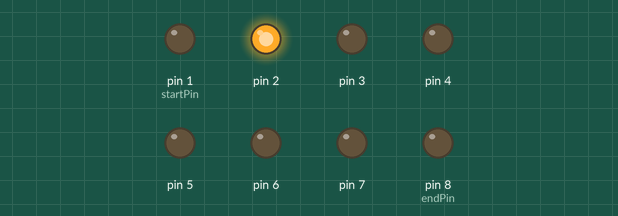
This sketch was run on a simulated Arduino Uno, built with avr-gcc and run on an emulated ATmega328P. On the bench: output pins drawn as LEDs (lit = HIGH).

Above: at 0.05 s.
At 0.35 s:
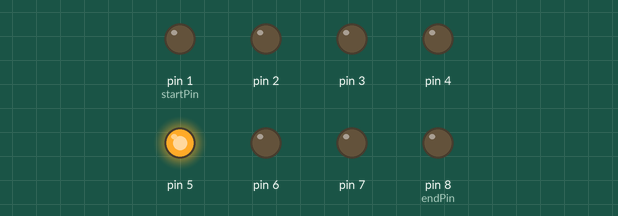
At 0.7 s:
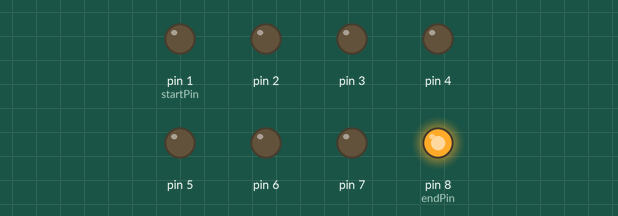
At 1.25 s:
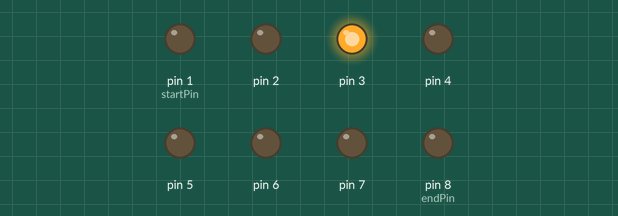
At 1.85 s:
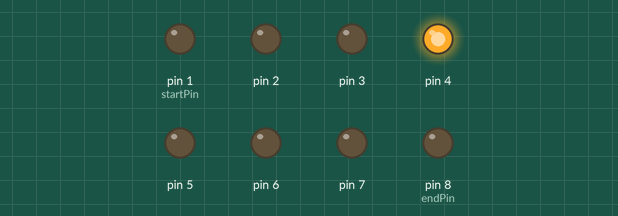
At 3.1 s:
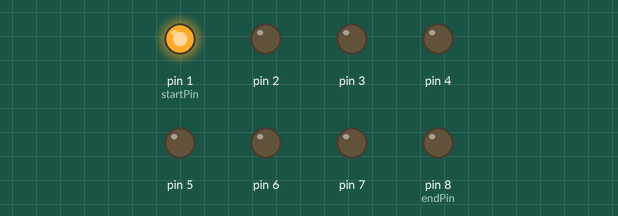
Timing chart, 0 to 3.7 s (numbered marks = the images above):
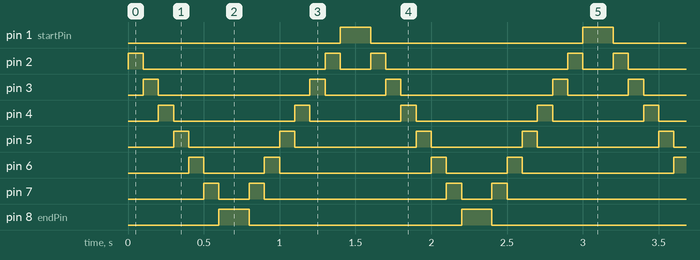

Measured:
- by itself, pin 1 (startPin), pin 8 (endPin): alternates HIGH for 0.20 s and LOW for 1.4 s
- by itself, pin 2: repeats every 1.6 s: LOW 1.2 s, HIGH 0.10 s, LOW 0.20 s, HIGH 0.10 s
- by itself, pin 3: repeats every 1.6 s: LOW 1.0 s, HIGH 0.10 s, LOW 0.40 s, HIGH 0.10 s
- by itself, pin 4: repeats every 1.6 s: LOW 0.80 s, HIGH 0.10 s, LOW 0.60 s, HIGH 0.10 s
- by itself, pin 5: repeats every 1.6 s: LOW 0.60 s, HIGH 0.10 s, LOW 0.80 s, HIGH 0.10 s
- by itself, pin 6: repeats every 1.6 s: LOW 0.40 s, HIGH 0.10 s, LOW 1.0 s, HIGH 0.10 s
- by itself, pin 7: repeats every 1.6 s: LOW 0.20 s, HIGH 0.10 s, LOW 1.2 s, HIGH 0.10 s

The sketch:

_1.ino
```cpp
const byte startPin = 1;
const byte endPin = 8;

void setup() {
  // put your setup code here, to run once:
  for (byte i = startPin; i<= endPin; i++)
  {
    pinMode(i, OUTPUT);
  }
}

void loop()
{
   byte i;
  byte lightPin = startPin;
     for (i=startPin; i<= endPin; i++)
  {
    digitalWrite(i,LOW);

  	if (lightPin < endPin)
  	{
    	lightPin ++;
  	}
  	else
  	{
    	lightPin = endPin;
  	}
  	digitalWrite(lightPin, HIGH);
  	delay (100);
  }
  lightPin = endPin;
  for (i=endPin; i>= startPin; i--)
  {
    digitalWrite(i,LOW);
  	if (lightPin > startPin)
 	{
    	lightPin --;
  	}
  	else
  	{
    	lightPin = startPin;
  	}
  	digitalWrite(lightPin, HIGH);
  	delay (100);
  }
}
```
